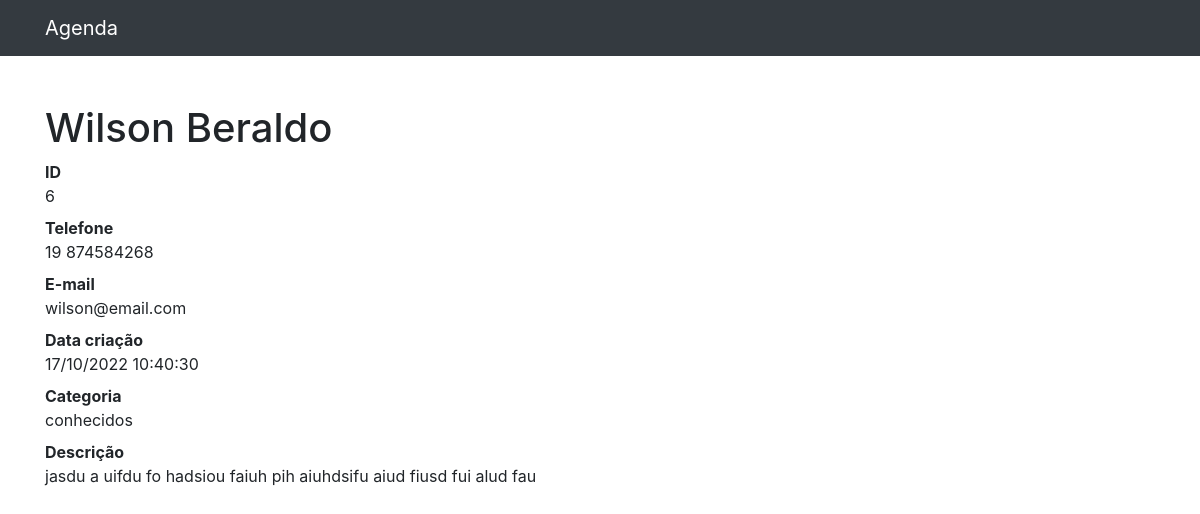
Page /6 on the committed database.
### contato/models.py (models this page shows, shortened)
class Contato(models.Model):
    nome = models.CharField(max_length= 50)
    sobrenome = models.CharField(max_length= 50, blank= True)
    telefone = models.CharField(max_length= 20)
    email = models.EmailField(max_length= 50, blank=True)
    data_criacao = models.DateTimeField(default= timezone.now)
    descricao = models.TextField(blank= True)
    categoria = models.ForeignKey(Categoria, on_delete= models.DO_NOTHING)
    mostrar = models.BooleanField(default= True)
    foto = models.ImageField(blank= True, upload_to='fotos/%Y/%m/%d')

class Categoria(models.Model):
    categoria = models.CharField(max_length= 50)
    def __str__(self) -> str:
        return self.categoria

### contato/views.py (the view)
# urls.py: path('<int:contato_id>', views.detalhes, name='detalhes'),
def detalhes(request, contato_id):
    contato = get_object_or_404(Contato, id= contato_id)
    if not contato.mostrar:
        raise Http404()
    return render(request, 'detalhes.html', {'contato': contato})

### contato/templates/detalhes.html (shortened to what this page needs)
{% extends 'base.html' %}
{% block conteudo %}
    <div class="container">
        <div class="row">
            <div class="col-lg-12">
                <h1 class="mt-5">{{contato.nome}} {{contato.sobrenome}}</h1>
                <dl>
                <dt>ID</dt>
                <dd>{{contato.id}}</dd>
                <dt>Telefone</dt>
                <dd>{{contato.telefone}}</dd>
                <dt>E-mail</dt>
                <dd>{{contato.email}}</dd>
                <dt>Data criação</dt>
                <dd>{{contato.data_criacao|date:'d/m/Y H:i:s'}}</dd>
                <dt>Categoria</dt>
                <dd>{{contato.categoria}}</dd>
                <dt>Descrição</dt>
                <dd>{{contato.descricao}}</dd>
                </dl>
            </div>
        </div>
    </div>
{% endblock conteudo %}

### rows in the picture
Contato: nome "Wilson", sobrenome "Beraldo", id "6", telefone "19 874584268", email "wilson@email.com", data_criacao "17/10/2022 10:40:30", categoria "conhecidos", descricao "jasdu a uifdu fo hadsiou faiuh pih aiuhdsifu aiud fiusd fui alud fau"
